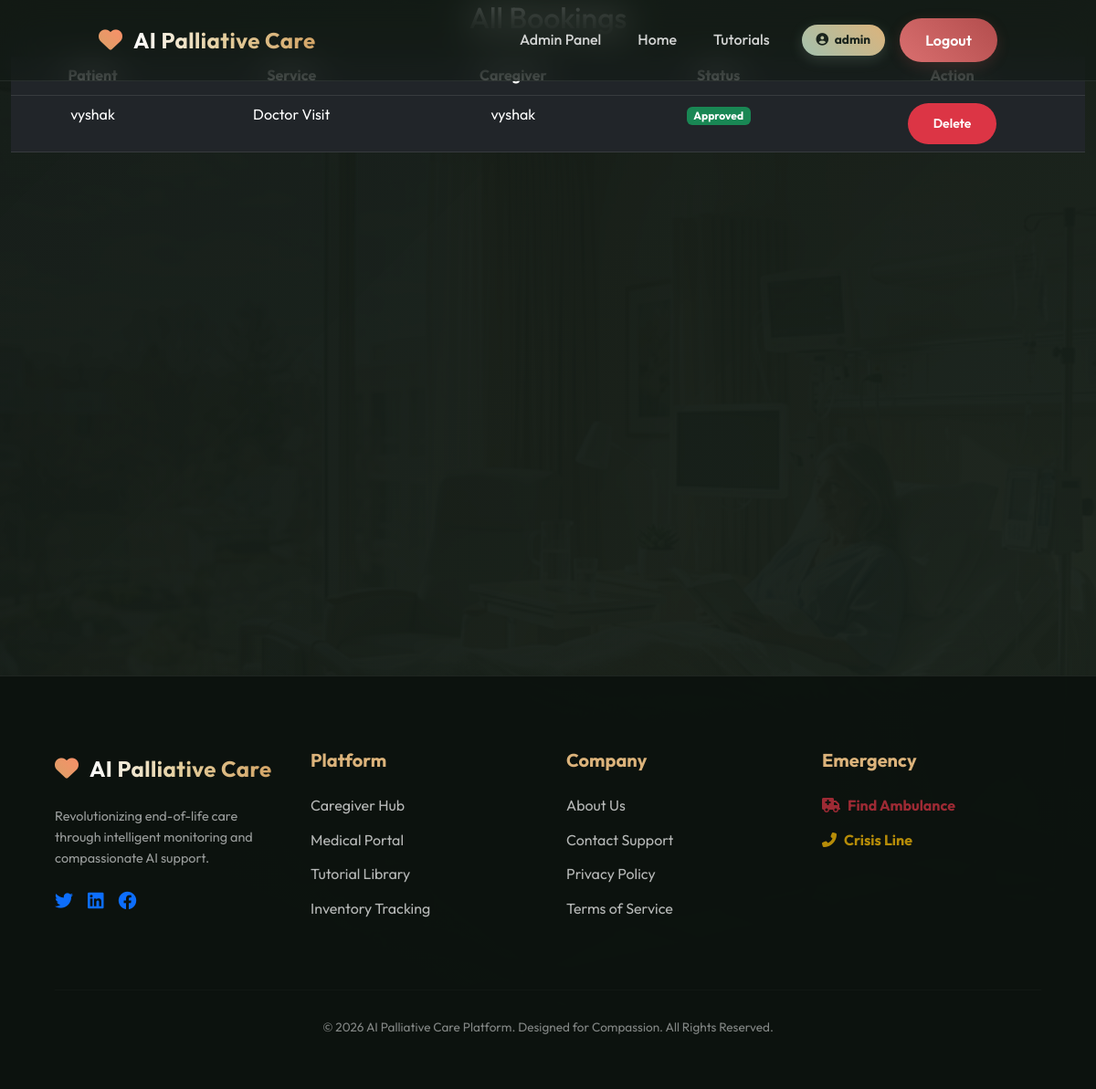
Screenshot of /view_all_bookings (signed in) with the database file from the repository.
### tables this page shows
CREATE TABLE booking(
        id INTEGER PRIMARY KEY AUTOINCREMENT,
        patient_name TEXT,
        service TEXT,
        caregiver TEXT
    , status TEXT DEFAULT 'Approved');

### app.py (the view)
@app.route("/view_all_bookings")
def view_all_bookings():
    if session.get("role") not in ["admin", "nurse"]:
        return redirect("/login")
    conn = get_db()
    data = conn.execute("SELECT * FROM booking").fetchall()
    return render_template("admin_view_bookings.html", bookings=data)

### app.py (called while the page is built)
@app.after_request
def add_header(response):
    response.cache_control.no_store = True
    response.cache_control.no_cache = True
    response.cache_control.must_revalidate = True
    response.cache_control.max_age = 0
    return response

def get_db():
    if 'db' not in g:
        g.db = sqlite3.connect(DB, timeout=20)
        g.db.row_factory = sqlite3.Row
        g.db.execute("PRAGMA journal_mode=WAL")
    return g.db

### templates/admin_view_bookings.html
{% extends "base.html" %}
{% block content %}
<h2 class="text-center mb-4">All Bookings</h2>
<table class="table table-dark text-center">
<tr>
    <th>Patient</th>
    <th>Service</th>
    <th>Caregiver</th>
    <th>Status</th>
    <th>Action</th>
</tr>
{% for b in bookings %}
<tr>
    <td>{{ b.patient_name }}</td>
    <td>{{ b.service }}</td>
    <td>{{ b.caregiver }}</td>
    <td>
        {% if b.status == 'Pending' %}
            <span class="badge bg-warning text-dark">Pending</span>
        {% elif b.status == 'Approved' %}
            <span class="badge bg-success">Approved</span>
        {% else %}
            <span class="badge bg-danger">{{ b.status }}</span>
        {% endif %}
    </td>
    <td>
        <a href="/admin_delete_booking/{{ b.id }}"
           class="btn btn-danger btn-sm"
           onclick="return confirm('Delete booking?')">
           Delete
        </a>
    </td>
</tr>
{% endfor %}
</table>
{% endblock %}

### static/css/style.css (style rules this page uses)
:root { --primary: #a3c1ad; --secondary: #dcb37b; --dark: #121914; --glass: rgba(255, 255, 255, 0.03); --glass-border: rgba(255, 255, 255, 0.08); --transition: all 0.4s cubic-bezier(0.2, 1, 0.3, 1); }
body { font-family: 'Outfit', sans-serif; margin: 0; background: linear-gradient(135deg, rgba(18, 25, 20, 0.98), rgba(25, 35, 28, 0.96)), url('../images/real_ward.png') center/cover fixed; color: #fdfdfd; min-height: 100vh; overflow-x: hidden; line-height: 1.6; }
.btn { padding: 12px 28px; border-radius: 30px; font-weight: 600; transition: var(--transition); border: none; cursor: pointer; text-decoration: none; display: inline-flex; align-items: center; justify-content: center; gap: 8px; }

### rows the page displays
booking: patient_name "vyshak", service "Doctor Visit", caregiver "vyshak", status "Approved"

### other values shown
{{ session["user"] }} "admin"
